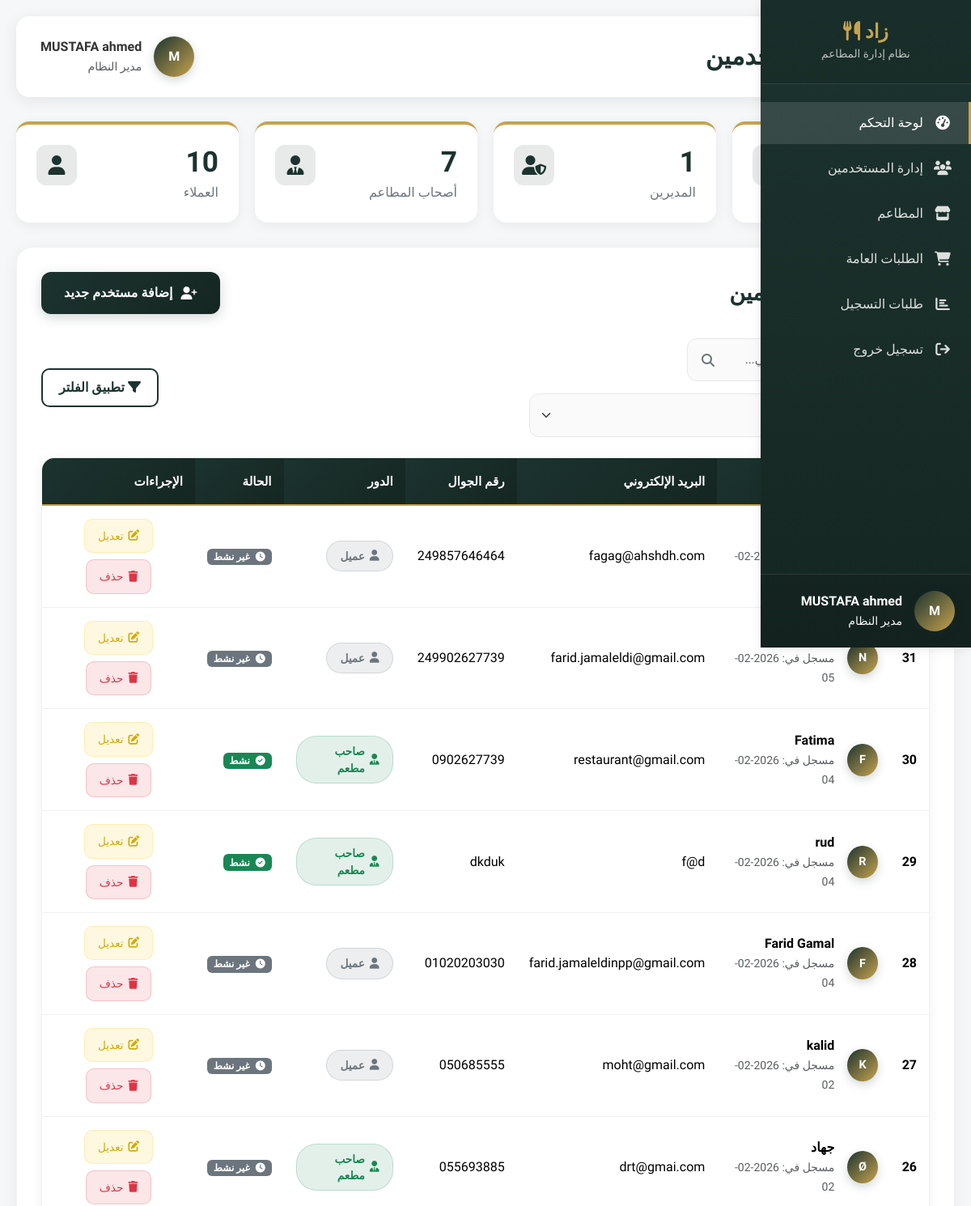
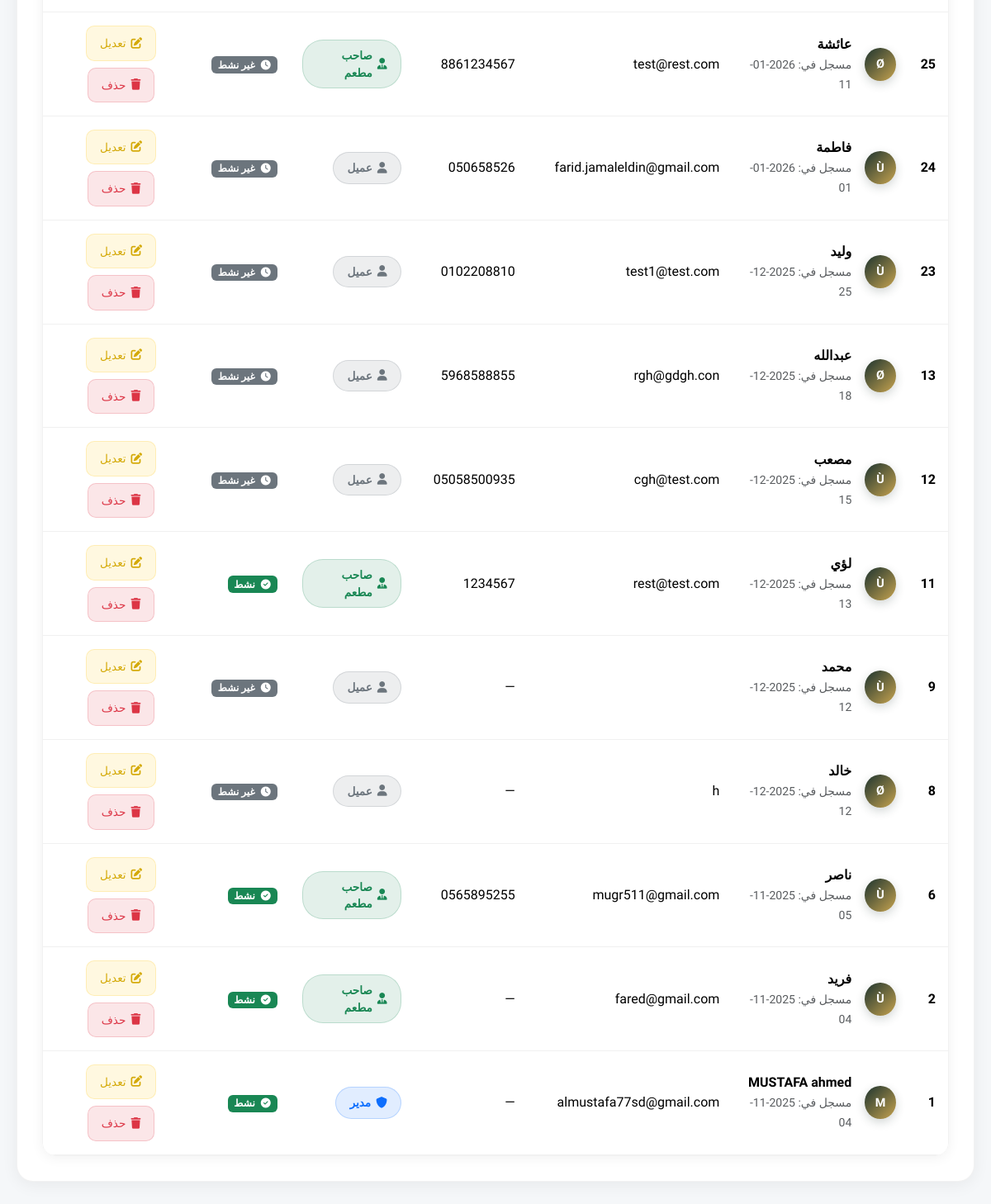
The page /web/admin/users.php (signed in) on the database its author committed (2 pictures, top to bottom).
### tables this page shows
CREATE TABLE `users` (
  `id` int(11) NOT NULL,
  `name` varchar(100) NOT NULL,
  `email` varchar(150) NOT NULL,
  `password` varchar(255) NOT NULL,
  `phone` varchar(20) DEFAULT NULL,
  `last_login` datetime DEFAULT NULL,
  `role` enum('admin','owner','customer') NOT NULL,
  `created_at` timestamp NULL DEFAULT current_timestamp(),
  `avatar` varchar(255) DEFAULT NULL
);

### web/admin/users.php (the view, shortened to what this page needs)
<?php
require_once __DIR__ . '/includes/db.php';
$search = $_GET['search'] ?? '';
$query = "SELECT * FROM users WHERE 1=1";
$params = [];
$query .= " ORDER BY id DESC";
$statement_users = $pdo->prepare($query);
$statement_users->execute($params);
$users = $statement_users->fetchAll(PDO::FETCH_ASSOC);
$total_users = $pdo->query("SELECT COUNT(*) FROM users")->fetchColumn();
$admin_users = $pdo->query("SELECT COUNT(*) FROM users WHERE role = 'admin'")->fetchColumn();
$owner_users = $pdo->query("SELECT COUNT(*) FROM users WHERE role = 'owner'")->fetchColumn();
$customer_users = $pdo->query("SELECT COUNT(*) FROM users WHERE role = 'customer'")->fetchColumn();
?>
<!DOCTYPE html>
<html lang="ar" dir="rtl">
<head>
  <link href="https://cdn.jsdelivr.net/npm/bootstrap@5.3.3/dist/css/bootstrap.rtl.min.css" rel="stylesheet">
  <link rel="stylesheet" href="https://cdnjs.cloudflare.com/ajax/libs/font-awesome/6.5.0/css/all.min.css">
</head>
<body>
  <?php include __DIR__ . '/includes/sidebar_admin.php'; ?>
  <div class="main-content">
    <div class="header-bar">
      <div class="d-flex align-items-center">
        <h1><i class="fas fa-users-cog text-gold"></i> إدارة المستخدمين</h1>
      </div>
      <div class="user-info">
        <div class="user-avatar">
          <?= strtoupper(substr($_SESSION['name'], 0, 1)) ?>
        </div>
        <div class="text-start">
          <div class="fw-bold"><?= htmlspecialchars($_SESSION['name']) ?></div>
          <small class="text-muted">مدير النظام</small>
        </div>
      </div>
    </div>
    <div class="stats-grid">
      <div class="stat-card">
        <div class="stat-icon">
          <i class="fas fa-users"></i>
        </div>
        <div class="card-content">
          <h3><?= $total_users ?></h3>
          <p>إجمالي المستخدمين</p>
        </div>
      </div>
      <div class="stat-card">
        <div class="stat-icon">
          <i class="fas fa-user-shield"></i>
        </div>
        <div class="card-content">
          <h3><?= $admin_users ?></h3>
          <p>المديرين</p>
        </div>
      </div>
      <div class="stat-card">
        <div class="stat-icon">
          <i class="fas fa-user-tie"></i>
        </div>
        <div class="card-content">
          <h3><?= $owner_users ?></h3>
          <p>أصحاب المطاعم</p>
        </div>
      </div>
      <div class="stat-card">
        <div class="stat-icon">
          <i class="fas fa-user"></i>
        </div>
        <div class="card-content">
          <h3><?= $customer_users ?></h3>
          <p>العملاء</p>
        </div>
      </div>
    </div>
    <div class="content-card">
      <div class="content-header">
        <h2><i class="fas fa-list-alt text-gold"></i> قائمة المستخدمين</h2>
        <button class="btn btn-primary-custom" data-bs-toggle="modal" data-bs-target="#addUserModal">
          <i class="fas fa-user-plus"></i>
          إضافة مستخدم جديد
        </button>
      </div>
      <form method="GET" action="" class="controls-row">
        <div class="filters-container">
          <div class="search-container">
            <input type="text" name="search" class="form-control search-box" placeholder="ابحث بالاسم أو البريد الإلكتروني..." value="<?= htmlspecialchars($search) ?>">
            <i class="fas fa-search search-icon"></i>
          </div>
          <select name="role" class="form-select filter-select" onchange="this.form.submit()">
            <option value="">جميع الأدوار</option>
          </select>
        </div>
        <button type="submit" class="btn btn-outline-custom">
          <i class="fas fa-filter"></i>
          تطبيق الفلتر
        </button>
      </form>
      <div class="table-container">
        <div class="table-responsive">
          <table class="table table-hover" id="usersTable">
            <thead>
              <tr>
                <th>#</th>
                <th>المستخدم</th>
                <th>البريد الإلكتروني</th>
                <th>رقم الجوال</th>
                <th>الدور</th>
                <th>الحالة</th>
                <th>الإجراءات</th>
              </tr>
            </thead>
            <tbody>
              <?php if (!empty($users)): ?>
                <?php foreach ($users as $user): ?>
                  <tr>
                    <td class="fw-bold"><?= $user['id'] ?></td>
                    <td>
                      <div class="d-flex align-items-center">
                        <div class="user-avatar me-3" style="width: 40px; height: 40px; font-size: 0.9rem;">
                          <?= strtoupper(substr($user['name'], 0, 1)) ?>
                        </div>
                        <div>
                          <div class="fw-bold"><?= htmlspecialchars($user['name']) ?></div>
                          <small class="text-muted">مسجل في: <?= date('Y-m-d', strtotime($user['created_at'])) ?></small>
                        </div>
                      </div>
                    </td>
                    <td><?= htmlspecialchars($user['email']) ?></td>
                    <td><?= htmlspecialchars($user['phone'] ?? '—') ?></td>
                    <td>
                      <span class="role-badge role-<?= $user['role'] ?>">
                        <i class="fas fa-<?= $user['role'] === 'admin' ? 'shield' : ($user['role'] === 'owner' ? 'user-tie' : 'user') ?>"></i>
                        <?php
                        $role_text = '';
                        switch ($user['role']) {
                          case 'admin':
                            $role_text = 'مدير';
                            break;
                          case 'owner':
                            $role_text = 'صاحب مطعم';
                            break;
                          case 'customer':
                            $role_text = 'عميل';
                            break;
                        }
                        echo $role_text;
                        ?>
                      </span>
                    </td>
                    <td>
                      <span class="badge bg-<?= $user['last_login'] ? 'success' : 'secondary' ?>">
                        <i class="fas fa-<?= $user['last_login'] ? 'check-circle' : 'clock' ?> me-1"></i>
                        <?= $user['last_login'] ? 'نشط' : 'غير نشط' ?>
                      </span>
                    </td>
                    <td>
                      <div class="action-buttons">
                        <button class="btn-action btn-edit edit-btn"
                          data-id="<?= $user['id'] ?>"
                          data-name="<?= htmlspecialchars($user['name']) ?>"
                          data-email="<?= htmlspecialchars($user['email']) ?>"
                          data-phone="<?= htmlspecialchars($user['phone'] ?? '') ?>"
                          data-role="<?= htmlspecialchars($user['role']) ?>">
                          <i class="fas fa-edit"></i>
                          تعديل
                        </button>
                        <button class="btn-action btn-delete delete-btn" data-id="<?= $user['id'] ?>">
                          <i class="fas fa-trash"></i>
                          حذف
                        </button>
                      </div>
                    </td>
                  </tr>
                <?php endforeach; ?>
              <?php endif; ?>
            </tbody>
          </table>
        </div>
      </div>
    </div>
  </div>
  <div class="toast-container position-fixed top-0 end-0 p-3" id="toastContainer"></div>
</body>
</html>

### web/admin/includes/sidebar_admin.php (style rules this page uses)
:root { --main-color: #1C332F; --gold: #C6A34F; --light-bg: #f8f9fa; --white: #ffffff; --transition: all 0.3s ease; }

### rows shown on the page
users: created_at "2026-02-07", email "fagag@ahshdh.com", phone "249857646464", role "عميل", shows "غير نشط"
users: id "31", name "N", created_at "2026-02-05", email "farid.jamaleldi@gmail.com", phone "249902627739", role "عميل", shows "غير نشط"
users: id "30", name "F", name "Fatima", created_at "2026-02-04", email "restaurant@gmail.com", phone "0902627739", role "صاحب مطعم", shows "نشط"
users: id "29", name "R", name "rud", created_at "2026-02-04", email "f@d", phone "dkduk", role "صاحب مطعم", shows "نشط"
users: id "28", name "F", name "Farid Gamal", created_at "2026-02-04", email "farid.jamaleldinpp@gmail.com", phone "01020203030", role "عميل", shows "غير نشط"
users: id "27", name "K", name "kalid", created_at "2026-02-02", email "moht@gmail.com", phone "050685555", role "عميل", shows "غير نشط"
users: id "26", name "Ø", name "جهاد", created_at "2026-02-02", email "drt@gmai.com", phone "055693885", role "صاحب مطعم", shows "غير نشط"
users: id "25", name "Ø", name "عائشة", created_at "2026-01-11", email "test@rest.com", phone "8861234567", role "صاحب مطعم", shows "غير نشط"
users: id "24", name "Ù", name "فاطمة", created_at "2026-01-01", email "farid.jamaleldin@gmail.com", phone "050658526", role "عميل", shows "غير نشط"
users: id "23", name "Ù", name "وليد", created_at "2025-12-25", email "test1@test.com", phone "0102208810", role "عميل", shows "غير نشط"
users: id "13", name "Ø", name "عبدالله", created_at "2025-12-18", email "rgh@gdgh.con", phone "5968588855", role "عميل", shows "غير نشط"
users: id "12", name "Ù", name "مصعب", created_at "2025-12-15", email "cgh@test.com", phone "05058500935", role "عميل", shows "غير نشط"
users: id "11", name "Ù", name "لؤي", created_at "2025-12-13", email "rest@test.com", phone "1234567", role "صاحب مطعم", shows "نشط"
users: id "9", name "Ù", name "محمد", created_at "2025-12-12", phone "—", role "عميل", shows "غير نشط"
users: id "8", name "Ø", name "خالد", created_at "2025-12-12", email "h", phone "—", role "عميل", shows "غير نشط"
users: id "6", name "Ù", name "ناصر", created_at "2025-11-05", email "mugr511@gmail.com", phone "0565895255", role "صاحب مطعم", shows "نشط"
users: id "2", name "Ù", name "فريد", created_at "2025-11-04", email "fared@gmail.com", phone "—", role "صاحب مطعم", shows "نشط"
users: id "1", name "M", name "MUSTAFA ahmed", created_at "2025-11-04", email "almustafa77sd@gmail.com", phone "—", role "مدير", shows "نشط"

### other values the page prints
substr($_SESSION['name'], 0, 1) "M"
$_SESSION['name'] "MUSTAFA ahmed"
$total_users "18"
$admin_users "1"
$owner_users "7"
$customer_users "10"
